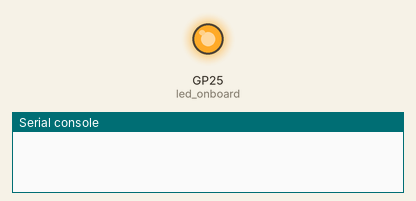
Simulated run of this program. Board: Raspberry Pi Pico running MicroPython. Parts: output pins drawn as LEDs (lit = HIGH), the last lines printed to the serial console. At 3.0 s the program stops and its outputs stay as they are.

Above: at 0.1 s.
At 3.1 s:
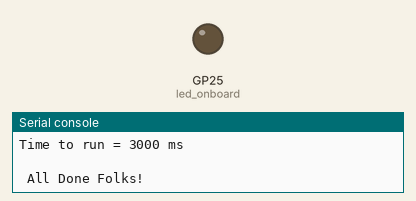
Timing chart, 0 to 4.5 s (numbered marks = the images above):
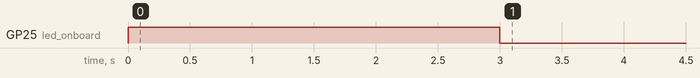

Measured:
- by itself, GP25 (led_onboard): LOW → HIGH at 0.00 s, → LOW 3.0 s later

The program:

PICO_Clock_Speed_0.py
```python
'''
PICO default clock speed is 125 MHz
Demo to show time to make a bunch of basic math calculations
'''
import machine
import time
import machine

led_onboard = machine.Pin(25, machine.Pin.OUT)

def Do_Stuff():
    st = time.ticks_ms()
    Y = 0                   #do lots of calculations to consume processing time
    while Y < 100000:
        Y += 1
        Z = 57
        Z1 = Z + Y
        Z2 = Z - Y
        Z3 = Z * (Z + Y)
    led_onboard.value(0)
    print(Y)
    et = time.ticks_ms()
    #print(et, st, et-st)
    return et-st


led_onboard.value(1)
t = Do_Stuff()
print("Time to run =", t, "ms")

print("\n All Done Folks!")
```
